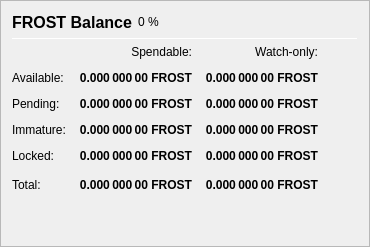
                   <widget class="QFrame" name="frame_Balances">
                    <property name="frameShape">
                     <enum>QFrame::StyledPanel</enum>
                    </property>
                    <property name="frameShadow">
                     <enum>QFrame::Raised</enum>
                    </property>
                    <layout class="QVBoxLayout" name="verticalLayout_4">
                     <item>
                      <layout class="QHBoxLayout" name="horizontalLayout_4">
                       <item>
                        <widget class="QLabel" name="label_5">
                         <property name="minimumSize">
                          <size>
                           <width>0</width>
                           <height>20</height>
                          </size>
                         </property>
                         <property name="font">
                          <font>
                           <pointsize>12</pointsize>
                           <weight>75</weight>
                           <bold>true</bold>
                          </font>
                         </property>
                         <property name="text">
                          <string>FROST Balance</string>
                         </property>
                        </widget>
                       </item>
                       <item>
                        <widget class="QLabel" name="labelFROSTPercent">
                         <property name="text">
                          <string notr="true">0 %</string>
                         </property>
                        </widget>
                       </item>
                       <item>
                        <spacer name="horizontalSpacer_3">
                         <property name="orientation">
                          <enum>Qt::Horizontal</enum>
                         </property>
                         <property name="sizeHint" stdset="0">
                          <size>
                           <width>40</width>
                           <height>20</height>
                          </size>
                         </property>
                        </spacer>
                       </item>
                      </layout>
                     </item>
                     <item>
                      <widget class="Line" name="line_Balance">
                       <property name="minimumSize">
                        <size>
                         <width>0</width>
                         <height>1</height>
                        </size>
                       </property>
                       <property name="maximumSize">
                        <size>
                         <width>16777215</width>
                         <height>1</height>
                        </size>
                       </property>
                       <property name="orientation">
                        <enum>Qt::Horizontal</enum>
                       </property>
                      </widget>
                     </item>
                     <item>
                      <layout class="QGridLayout" name="gridLayout">
                       <property name="spacing">
                        <number>12</number>
                       </property>
                       <item row="0" column="1">
                        <widget class="QLabel" name="labelSpendable">
                         <property name="text">
                          <string>Spendable:</string>
                         </property>
                         <property name="alignment">
                          <set>Qt::AlignRight|Qt::AlignTrailing|Qt::AlignVCenter</set>
                         </property>
                        </widget>
                       </item>
                       <item row="0" column="2">
                        <widget class="QLabel" name="labelWatchonly">
                         <property name="text">
                          <string>Watch-only:</string>
                         </property>
                         <property name="alignment">
                          <set>Qt::AlignRight|Qt::AlignTrailing|Qt::AlignVCenter</set>
                         </property>
                        </widget>
                       </item>
                       <item row="1" column="0">
                        <widget class="QLabel" name="labelBalanceText">
                         <property name="text">
                          <string>Available:</string>
                         </property>
                        </widget>
                       </item>
                       <item row="1" column="1">
                        <widget class="QLabel" name="labelBalance">
                         <property name="font">
                          <font>
                           <weight>75</weight>
                           <bold>true</bold>
                          </font>
                         </property>
                         <property name="cursor">
                          <cursorShape>IBeamCursor</cursorShape>
                         </property>
                         <property name="toolTip">
                          <string>Your current spendable balance</string>
                         </property>
                         <property name="text">
                          <string notr="true">0.000 000 00 FROST</string>
                         </property>
                         <property name="alignment">
                          <set>Qt::AlignRight|Qt::AlignTrailing|Qt::AlignVCenter</set>
                         </property>
                         <property name="textInteractionFlags">
                          <set>Qt::LinksAccessibleByMouse|Qt::TextSelectableByKeyboard|Qt::TextSelectableByMouse</set>
                         </property>
                        </widget>
                       </item>
                       <item row="1" column="2">
                        <widget class="QLabel" name="labelWatchAvailable">
                         <property name="font">
                          <font>
                           <weight>75</weight>
                           <bold>true</bold>
                          </font>
                         </property>
                         <property name="cursor">
                          <cursorShape>IBeamCursor</cursorShape>
                         </property>
                         <property name="toolTip">
                          <string>Your current balance in watch-only addresses</string>
                         </property>
                         <property name="text">
                          <string notr="true">0.000 000 00 FROST</string>
                         </property>
                         <property name="alignment">
                          <set>Qt::AlignRight|Qt::AlignTrailing|Qt::AlignVCenter</set>
                         </property>
                         <property name="textInteractionFlags">
                          <set>Qt::LinksAccessibleByMouse|Qt::TextSelectableByKeyboard|Qt::TextSelectableByMouse</set>
                         </property>
                        </widget>
                       </item>
                       <item row="2" column="0">
                        <widget class="QLabel" name="labelPendingText">
                         <property name="text">
                          <string>Pending:</string>
                         </property>
                        </widget>
                       </item>
                       <item row="2" column="1">
                        <widget class="QLabel" name="labelUnconfirmed">
                         <property name="font">
                          <font>
                           <weight>75</weight>
                           <bold>true</bold>
                          </font>
                         </property>
                         <property name="cursor">
                          <cursorShape>IBeamCursor</cursorShape>
                         </property>
                         <property name="toolTip">
                          <string>Total of transactions that have yet to be confirmed, and do not yet count toward the spendable balance</string>
                         </property>
                         <property name="text">
                          <string notr="true">0.000 000 00 FROST</string>
                         </property>
                         <property name="alignment">
                          <set>Qt::AlignRight|Qt::AlignTrailing|Qt::AlignVCenter</set>
                         </property>
                         <property name="textInteractionFlags">
                          <set>Qt::LinksAccessibleByMouse|Qt::TextSelectableByKeyboard|Qt::TextSelectableByMouse</set>
                         </property>
                        </widget>
                       </item>
                       <item row="2" column="2">
                        <widget class="QLabel" name="labelWatchPending">
                         <property name="font">
                          <font>
                           <weight>75</weight>
                           <bold>true</bold>
                          </font>
                         </property>
                         <property name="cursor">
                          <cursorShape>IBeamCursor</cursorShape>
                         </property>
                         <property name="toolTip">
                          <string>Unconfirmed transactions to watch-only addresses</string>
                         </property>
                         <property name="text">
                          <string notr="true">0.000 000 00 FROST</string>
                         </property>
                         <property name="alignment">
                          <set>Qt::AlignRight|Qt::AlignTrailing|Qt::AlignVCenter</set>
                         </property>
                         <property name="textInteractionFlags">
                          <set>Qt::LinksAccessibleByMouse|Qt::TextSelectableByKeyboard|Qt::TextSelectableByMouse</set>
                         </property>
                        </widget>
                       </item>
                       <item row="3" column="0">
                        <widget class="QLabel" name="labelImmatureText">
                         <property name="text">
                          <string>Immature:</string>
                         </property>
                        </widget>
                       </item>
                       <item row="3" column="1">
                        <widget class="QLabel" name="labelImmature">
                         <property name="font">
                          <font>
                           <weight>75</weight>
                           <bold>true</bold>
                          </font>
                         </property>
                         <property name="cursor">
                          <cursorShape>IBeamCursor</cursorShape>
                         </property>
                         <property name="toolTip">
                          <string>Staked or masternode rewards that has not yet matured</string>
                         </property>
                         <property name="text">
                          <string notr="true">0.000 000 00 FROST</string>
                         </property>
                         <property name="alignment">
                          <set>Qt::AlignRight|Qt::AlignTrailing|Qt::AlignVCenter</set>
                         </property>
                         <property name="textInteractionFlags">
                          <set>Qt::LinksAccessibleByMouse|Qt::TextSelectableByKeyboard|Qt::TextSelectableByMouse</set>
                         </property>
                        </widget>
                       </item>
                       <item row="3" column="2">
                        <widget class="QLabel" name="labelWatchImmature">
                         <property name="font">
                          <font>
                           <weight>75</weight>
                           <bold>true</bold>
                          </font>
                         </property>
                         <property name="cursor">
                          <cursorShape>IBeamCursor</cursorShape>
                         </property>
                         <property name="toolTip">
                          <string>Staked or masternode rewards in watch-only addresses that has not yet matured</string>
                         </property>
                         <property name="text">
                          <string notr="true">0.000 000 00 FROST</string>
                         </property>
                         <property name="alignment">
                          <set>Qt::AlignRight|Qt::AlignTrailing|Qt::AlignVCenter</set>
                         </property>
                         <property name="textInteractionFlags">
                          <set>Qt::LinksAccessibleByMouse|Qt::TextSelectableByKeyboard|Qt::TextSelectableByMouse</set>
                         </property>
                        </widget>
                       </item>
                       <item row="4" column="0">
                        <widget class="QLabel" name="labelLockedBalanceText">
                         <property name="toolTip">
                          <string>Locked FROST or Masternode collaterals. These are excluded from zFROST minting.</string>
                         </property>
                         <property name="text">
                          <string>Locked:</string>
                         </property>
                        </widget>
                       </item>
                       <item row="4" column="1">
                        <widget class="QLabel" name="labelLockedBalance">
                         <property name="font">
                          <font>
                           <weight>75</weight>
                           <bold>true</bold>
                          </font>
                         </property>
                         <property name="cursor">
                          <cursorShape>IBeamCursor</cursorShape>
                         </property>
                         <property name="toolTip">
                          <string>Locked FROST or Masternode collaterals. These are excluded from zFROST minting.</string>
                         </property>
                         <property name="text">
                          <string notr="true">0.000 000 00 FROST</string>
                         </property>
                         <property name="alignment">
                          <set>Qt::AlignRight|Qt::AlignTrailing|Qt::AlignVCenter</set>
                         </property>
                         <property name="textInteractionFlags">
                          <set>Qt::LinksAccessibleByMouse|Qt::TextSelectableByKeyboard|Qt::TextSelectableByMouse</set>
                         </property>
                        </widget>
                       </item>
                       <item row="4" column="2">
                        <widget class="QLabel" name="labelWatchLocked">
                         <property name="font">
                          <font>
                           <weight>75</weight>
                           <bold>true</bold>
                          </font>
                         </property>
                         <property name="cursor">
                          <cursorShape>IBeamCursor</cursorShape>
                         </property>
                         <property name="toolTip">
                          <string>Current locked balance in watch-only addresses</string>
                         </property>
                         <property name="text">
                          <string notr="true">0.000 000 00 FROST</string>
                         </property>
                         <property name="alignment">
                          <set>Qt::AlignRight|Qt::AlignTrailing|Qt::AlignVCenter</set>
                         </property>
                         <property name="textInteractionFlags">
                          <set>Qt::LinksAccessibleByMouse|Qt::TextSelectableByKeyboard|Qt::TextSelectableByMouse</set>
                         </property>
                        </widget>
                       </item>
                       <item row="5" column="0">
                        <widget class="QLabel" name="labelTotalText">
                         <property name="toolTip">
                          <string>Your current Bifrost balance, unconfirmed and immature transactions included</string>
                         </property>
                         <property name="text">
                          <string>Total:</string>
                         </property>
                        </widget>
                       </item>
                       <item row="5" column="1">
                        <widget class="QLabel" name="labelTotal">
                         <property name="font">
                          <font>
                           <weight>75</weight>
                           <bold>true</bold>
                          </font>
                         </property>
                         <property name="cursor">
                          <cursorShape>IBeamCursor</cursorShape>
                         </property>
                         <property name="toolTip">
                          <string>Your current Bifrost balance, unconfirmed and immature transactions included</string>
                         </property>
                         <property name="text">
                          <string notr="true">0.000 000 00 FROST</string>
                         </property>
                         <property name="alignment">
                          <set>Qt::AlignRight|Qt::AlignTrailing|Qt::AlignVCenter</set>
                         </property>
                         <property name="textInteractionFlags">
                          <set>Qt::LinksAccessibleByMouse|Qt::TextSelectableByKeyboard|Qt::TextSelectableByMouse</set>
                         </property>
                        </widget>
                       </item>
                       <item row="5" column="2">
                        <widget class="QLabel" name="labelWatchTotal">
                         <property name="font">
                          <font>
                           <weight>75</weight>
                           <bold>true</bold>
                          </font>
                         </property>
                         <property name="cursor">
                          <cursorShape>IBeamCursor</cursorShape>
                         </property>
                         <property name="toolTip">
                          <string>Current total balance in watch-only addresses</string>
                         </property>
                         <property name="text">
                          <string notr="true">0.000 000 00 FROST</string>
                         </property>
                         <property name="alignment">
                          <set>Qt::AlignRight|Qt::AlignTrailing|Qt::AlignVCenter</set>
                         </property>
                         <property name="textInteractionFlags">
                          <set>Qt::LinksAccessibleByMouse|Qt::TextSelectableByKeyboard|Qt::TextSelectableByMouse</set>
                         </property>
                        </widget>
                       </item>
                       <item row="5" column="3">
                        <spacer name="horizontalSpacer_9">
                         <property name="orientation">
                          <enum>Qt::Horizontal</enum>
                         </property>
                         <property name="sizeHint" stdset="0">
                          <size>
                           <width>40</width>
                           <height>20</height>
                          </size>
                         </property>
                        </spacer>
                       </item>
                      </layout>
                     </item>
                     <item>
                      <spacer name="verticalSpacer_3">
                       <property name="orientation">
                        <enum>Qt::Vertical</enum>
                       </property>
                       <property name="sizeHint" stdset="0">
                        <size>
                         <width>20</width>
                         <height>40</height>
                        </size>
                       </property>
                      </spacer>
                     </item>
                    </layout>
                   </widget>
